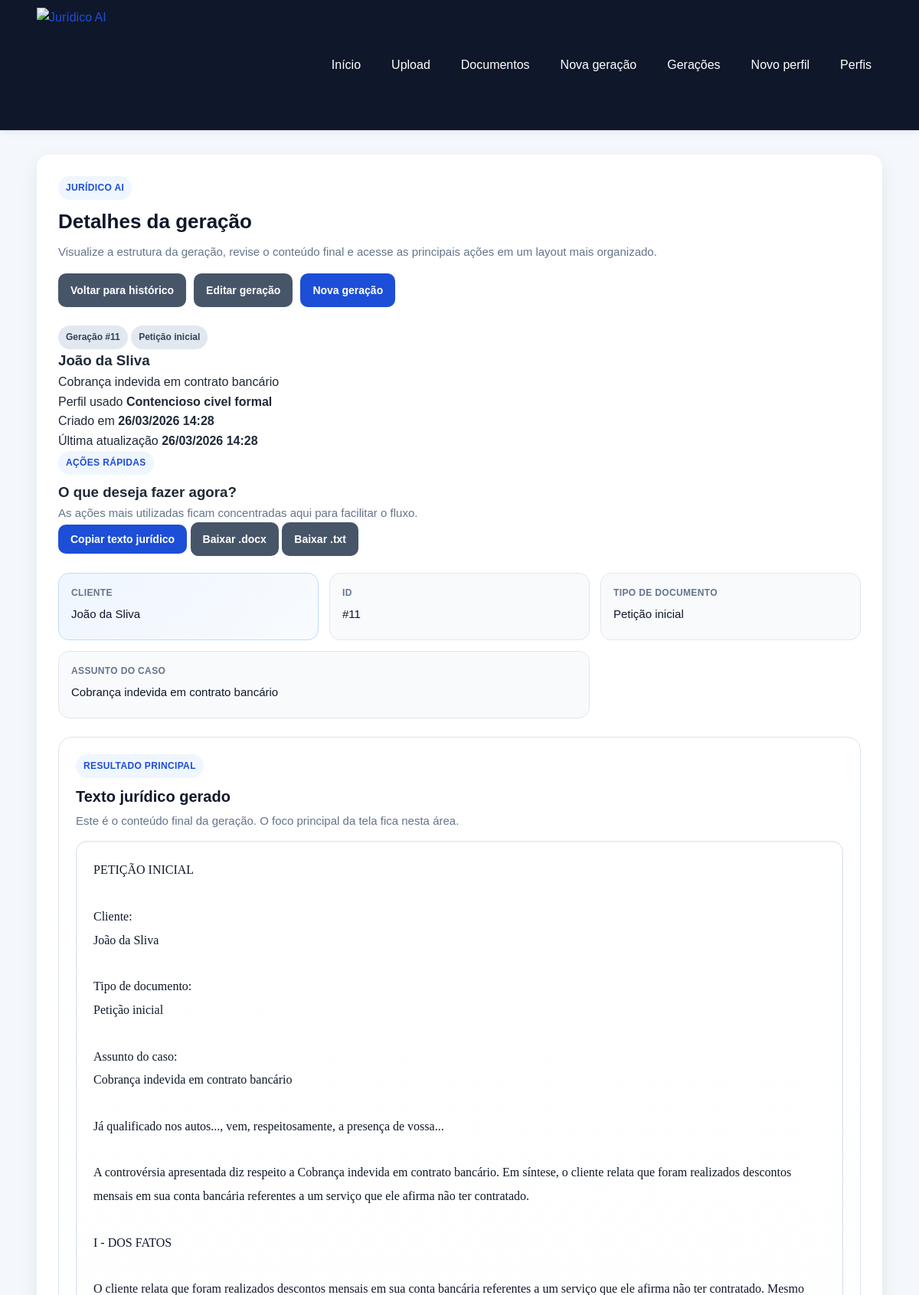
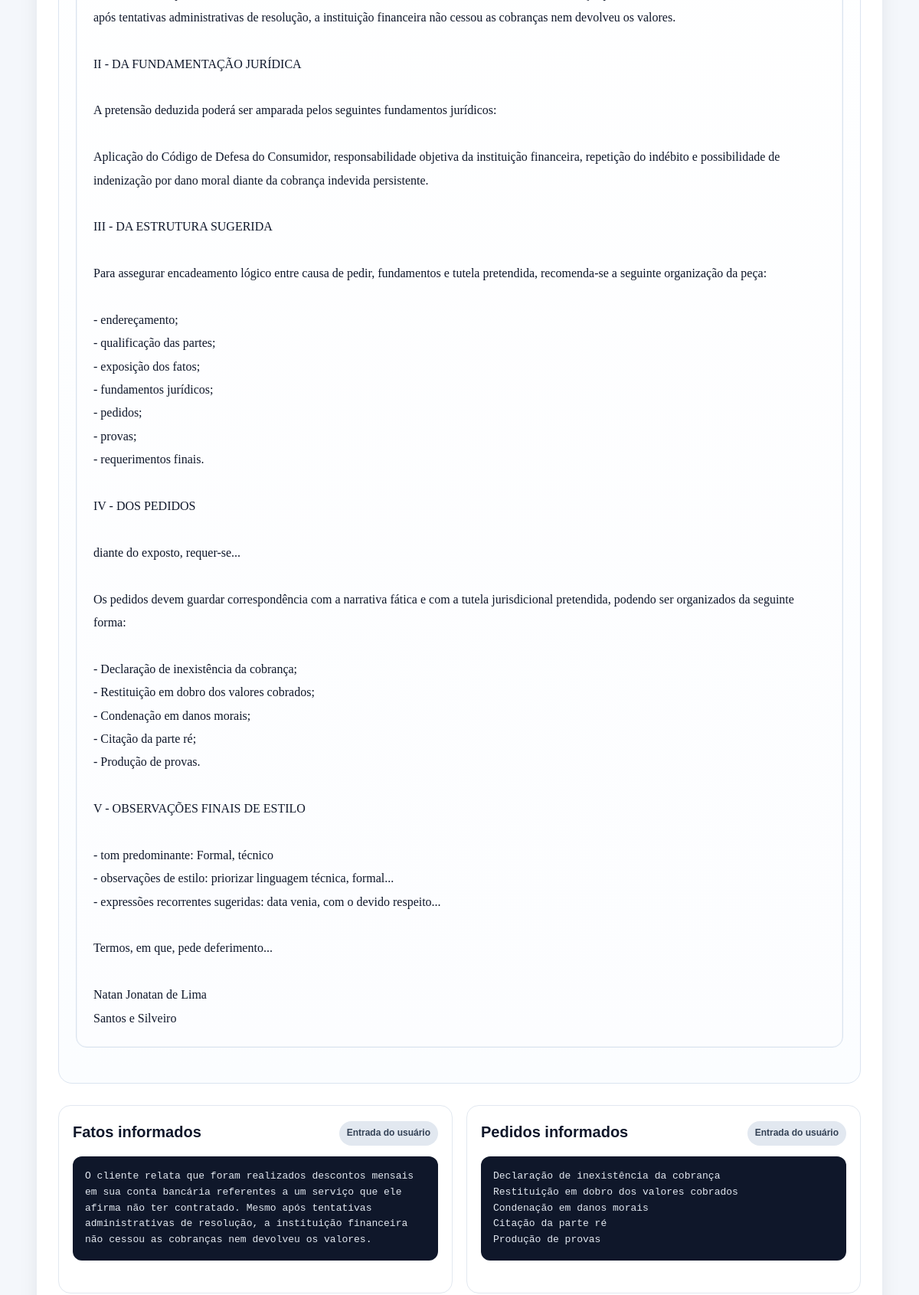
/generations/11 (upper part), run on an earlier commit of the app's database (2 pictures, top to bottom).
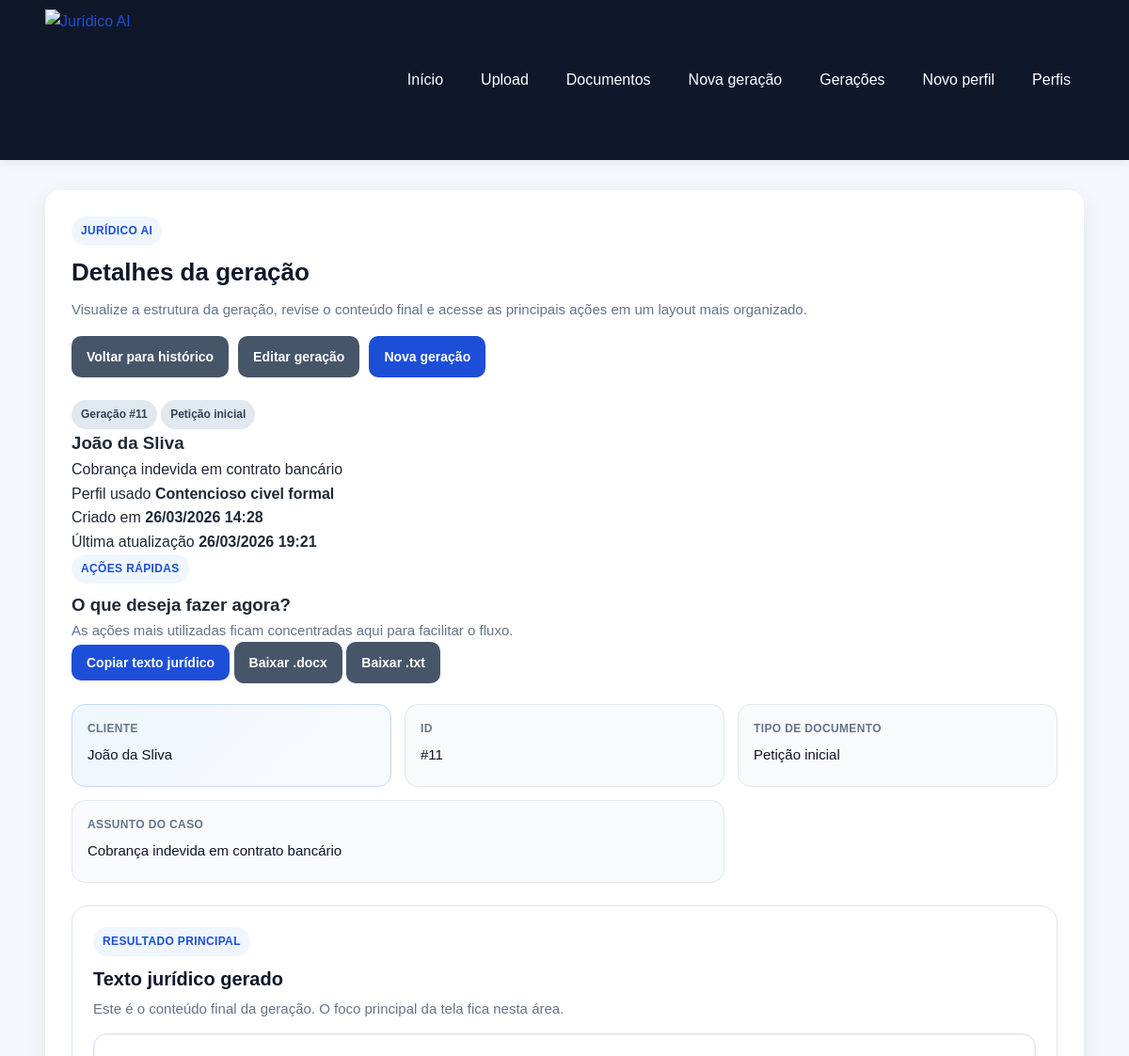
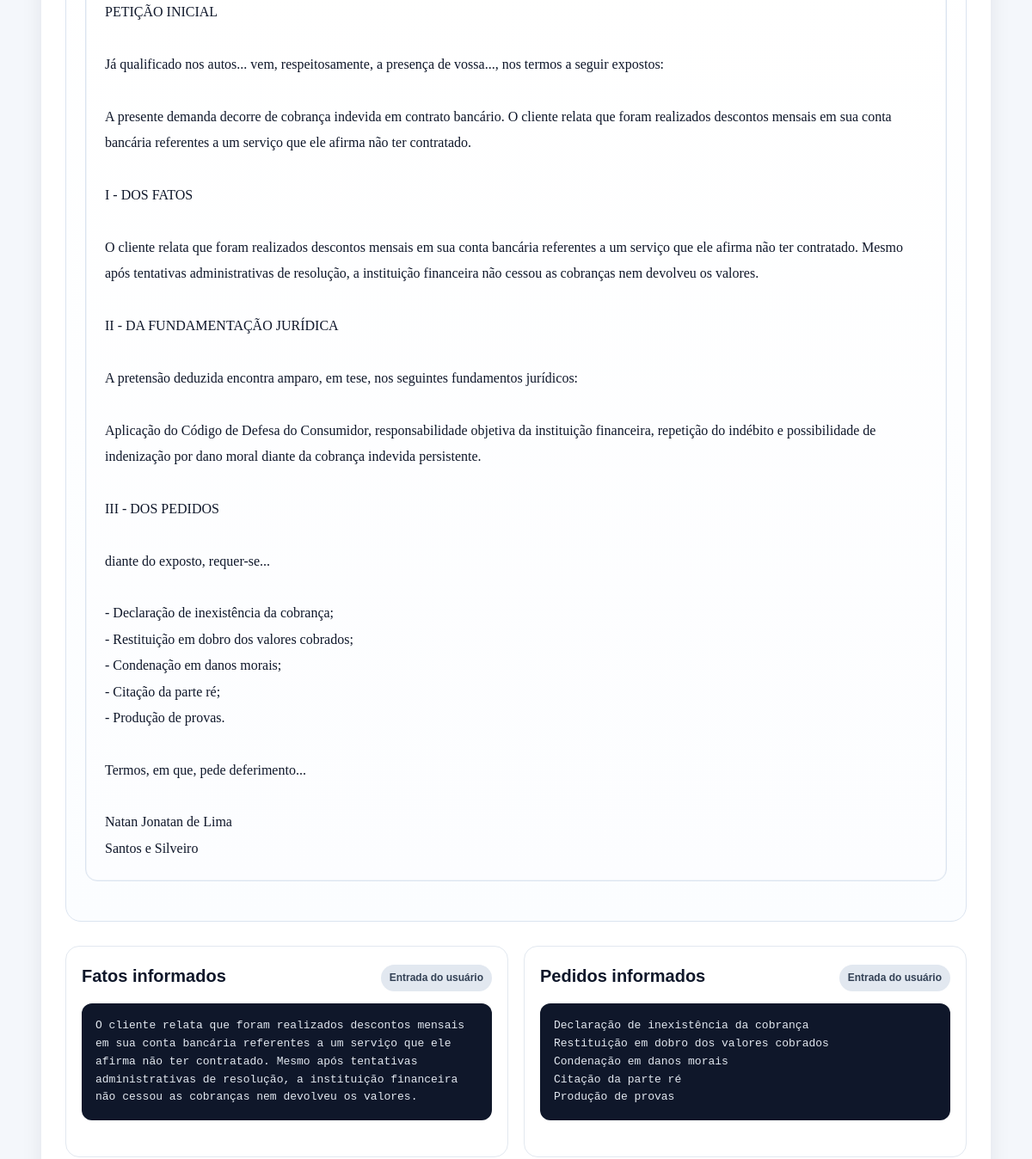
And on a later commit of the database (2 pictures, top to bottom).
### app/models/generation.py (models this page shows)
class Generation(Base):
    __tablename__ = "generations"
    id = Column(Integer, primary_key=True, index=True)
    client_name = Column(String(255), nullable=False)
    document_type = Column(String(255), nullable=False)
    case_subject = Column(String(255), nullable=False)
    facts = Column(Text, nullable=False)
    requests = Column(Text, nullable=False)
    legal_basis = Column(Text, nullable=True)
    context_used = Column(Text, nullable=False)
    generated_text = Column(Text, nullable=False)
    source_document_ids = Column(Text, nullable=True)
    writing_profile_id = Column(
        Integer,
        ForeignKey("writing_profiles.id"),
        nullable=True,
    )
    created_at = Column(
        DateTime,
        default=agora_brasil,
        nullable=False,
    )
    updated_at = Column(
        DateTime,
        default=agora_brasil,
        nullable=False,
    )
    writing_profile = relationship("WritingProfile")

### app/models/writing_profile.py (models this page shows)
class WritingProfile(Base):
    __tablename__ = "writing_profiles"
    id = Column(Integer, primary_key=True, index=True)
    profile_name = Column(String(150), nullable=False)
    lawyer_name = Column(String(150), nullable=True)
    office_name = Column(String(200), nullable=True)
    tone = Column(String(100), nullable=False, default="Formal")
    qualification_style = Column(
        Text,
        nullable=True,
        default="já qualificado(a) nos autos ou a ser devidamente qualificado(a)",
    )
    opening_phrase = Column(
        Text,
        nullable=True,
        default="vem, com o devido respeito, à presença de Vossa Excelência, apresentar a presente:",
    )
    closing_phrase = Column(
        Text,
        nullable=True,
        default="Termos em que,\nPede deferimento.",
    )
    request_intro = Column(
        Text,
        nullable=True,
        default="Diante do exposto, requer:",
    )
    legal_style_notes = Column(
        Text,
        nullable=True,
        default="Utilizar linguagem jurídica formal, objetiva e técnica.",
    )
    recurring_expressions = Column(
        Text,
        nullable=True,
        default="data venia; conforme entendimento jurisprudencial; nos termos da legislação aplicável",
    )
    is_active = Column(Boolean, default=False, nullable=False)
    created_at = Column(DateTime(timezone=True), server_default=func.now())

### app/routers/generations.py (the view)
@router.get("/{generation_id}")
def generation_detail(
    generation_id: int,
    request: Request,
    db: Session = Depends(get_db),
):
    geracao = buscar_geracao_por_id(db, generation_id)
    if not geracao:
        raise HTTPException(status_code=404, detail="Geração não encontrada.")
    document_ids = desserializar_ids_documentos(geracao.source_document_ids)
    documentos_base = listar_documentos_por_ids(db, document_ids) if document_ids else []
    return templates.TemplateResponse(
        "generation_detail.html",
        {
            "request": request,
            "title": "Detalhes da geração",
            "geracao": geracao,
            "documentos_base": documentos_base,
            "sucesso": request.query_params.get("sucesso"),
            "erro": request.query_params.get("erro"),
        },
    )

### app/templates/generation_detail.html (shortened to what this page needs)
{% extends "base.html" %}
{% block content %}
<section class="card card-detalhes-geracao detalhe-geracao-profissional">
    <div class="cabecalho-pagina cabecalho-geracao cabecalho-geracao-profissional">
        <div class="cabecalho-geracao-textos">
            <p class="etiqueta-secao">Jurídico AI</p>
            <h2>Detalhes da geração</h2>
            <p class="texto-suave">
                Visualize a estrutura da geração, revise o conteúdo final e acesse as principais ações em um layout mais organizado.
            </p>
        </div>
        <div class="acoes-topo">
            <a class="botao botao-secundario" href="/generations">Voltar para histórico</a>
            <a class="botao botao-secundario" href="/generations/{{ geracao.id }}/edit">Editar geração</a>
            <a class="botao" href="/generations/create">Nova geração</a>
        </div>
    </div>
    <section class="detalhe-geracao-hero">
        <div class="detalhe-geracao-identidade">
            <div class="detalhe-geracao-identidade-topo">
                <span class="badge badge-neutro">Geração #{{ geracao.id }}</span>
                <span class="badge badge-neutro">{{ geracao.document_type }}</span>
            </div>
            <h3>{{ geracao.client_name }}</h3>
            <p class="detalhe-geracao-assunto">
                {{ geracao.case_subject }}
            </p>
            <div class="detalhe-geracao-meta-lista">
                <div class="detalhe-geracao-meta-item">
                    <span class="detalhe-geracao-meta-label">Perfil usado</span>
                    <strong>
                        {{ geracao.writing_profile.profile_name if geracao.writing_profile else "Sem perfil" }}
                    </strong>
                </div>
                <div class="detalhe-geracao-meta-item">
                    <span class="detalhe-geracao-meta-label">Criado em</span>
                    <strong>
                        {{ geracao.created_at.strftime("%d/%m/%Y %H:%M") if geracao.created_at else "-" }}
                    </strong>
                </div>
                <div class="detalhe-geracao-meta-item">
                    <span class="detalhe-geracao-meta-label">Última atualização</span>
                    <strong>
                        {{ geracao.updated_at.strftime("%d/%m/%Y %H:%M") if geracao.updated_at else "-" }}
                    </strong>
                </div>
            </div>
        </div>
        <aside class="detalhe-geracao-acoes">
            <div class="detalhe-geracao-acoes-topo">
                <p class="etiqueta-secao">Ações rápidas</p>
                <h3>O que deseja fazer agora?</h3>
                <p class="texto-suave">
                    As ações mais utilizadas ficam concentradas aqui para facilitar o fluxo.
                </p>
            </div>
            <div class="detalhe-geracao-acoes-botoes">
                <button
                    type="button"
                    class="botao"
                    id="botao-copiar-texto"
                    onclick="copiarTextoJuridico()"
                >
                    Copiar texto jurídico
                </button>
                <a
                    class="botao botao-secundario"
                    href="/generations/{{ geracao.id }}/download-docx"
                >
                    Baixar .docx
                </a>
                <a
                    class="botao botao-secundario"
                    href="/generations/{{ geracao.id }}/download-txt"
                >
                    Baixar .txt
                </a>
            </div>
        </aside>
    </section>
    <div class="painel-resumo-geracao painel-resumo-geracao-profissional">
        <div class="info-box destaque-principal">
            <span class="info-label">Cliente</span>
            <span class="info-value">{{ geracao.client_name }}</span>
        </div>
        <div class="info-box">
            <span class="info-label">ID</span>
            <span class="info-value">#{{ geracao.id }}</span>
        </div>
        <div class="info-box">
            <span class="info-label">Tipo de documento</span>
            <span class="info-value">{{ geracao.document_type }}</span>
        </div>
        <div class="info-box info-box-largo">
            <span class="info-label">Assunto do caso</span>
            <span class="info-value">{{ geracao.case_subject }}</span>
        </div>
    </div>
    <section class="bloco-resultado-principal bloco-destaque-texto bloco-destaque-texto-profissional">
        <div class="cabecalho-resultado cabecalho-resultado-profissional">
            <div>
                <p class="etiqueta-secao">Resultado principal</p>
                <h3>Texto jurídico gerado</h3>
                <p class="texto-suave">
                    Este é o conteúdo final da geração. O foco principal da tela fica nesta área.
                </p>
            </div>
        </div>
        <div class="resultado-texto resultado-texto-claro resultado-texto-juridico">
            <pre id="texto-juridico">{{ geracao.generated_text }}</pre>
        </div>
    </section>
    <div class="grid-conteudo-auxiliar grid-conteudo-auxiliar-profissional">
        <section class="bloco-informativo">
            <div class="bloco-informativo-topo">
                <h3>Fatos informados</h3>
                <span class="badge badge-neutro">Entrada do usuário</span>
            </div>
            <div class="resultado-texto">
                <pre>{{ geracao.facts }}</pre>
            </div>
        </section>
        <section class="bloco-informativo">
            <div class="bloco-informativo-topo">
                <h3>Pedidos informados</h3>
                <span class="badge badge-neutro">Entrada do usuário</span>
            </div>
            <div class="resultado-texto">
                <pre>{{ geracao.requests }}</pre>
            </div>
        </section>
    </div>
</section>
{% endblock %}

### app/templates/base.html (shortened to what this page needs)
<!DOCTYPE html>
<html lang="pt-BR">
<head>
    <link rel="stylesheet" href="{{ url_for('static', path='css/style.css') }}?v=4.6">
</head>
<body>
    <header class="topo">
        <div class="container topo-conteudo">
            <a href="/" class="marca-link">
                <img
                    src="{{ url_for('static', path='img/logo-juridico-ai-sem-fundo.png') }}"
                    alt="Jurídico AI"
                    class="logo-juridico"
                >
            </a>
            <nav class="menu">
                <a href="/">Início</a>
                <a href="/documents/upload">Upload</a>
                <a href="/documents">Documentos</a>
                <a href="/generations/create">Nova geração</a>
                <a href="/generations">Gerações</a>
                <a href="/writing-profiles/create">Novo perfil</a>
                <a href="/writing-profiles">Perfis</a>
            </nav>
        </div>
    </header>
    <main class="container pagina-conteudo">
        {% block content %}{% endblock %}
    </main>
</body>
</html>

### app/static/css/style.css (style rules this page uses)
* { margin: 0; padding: 0; box-sizing: border-box; }
body { font-family: Arial, Helvetica, sans-serif; background: #f4f7fb; color: #1f2937; line-height: 1.6; }
a { color: #1d4ed8; text-decoration: none; }
.container { width: min(1180px, 92%); margin: 0 auto; }
.topo { background: #0f172a; color: #ffffff; padding: 10px 0; box-shadow: 0 2px 10px rgba(0, 0, 0, 0.08); }
.topo-conteudo { display: flex; justify-content: space-between; align-items: center; gap: 24px; flex-wrap: wrap; }
.marca-link { display: flex; align-items: center; text-decoration: none; flex-shrink: 0; }
.logo-juridico { display: block; height: 150px; width: auto; max-width: 100%; }
.menu { display: flex; gap: 12px; flex-wrap: wrap; }
.menu a { color: #ffffff; padding: 10px 14px; border-radius: 8px; transition: background 0.2s ease; }
.pagina-conteudo { padding: 32px 0; }
.card { background: #ffffff; border-radius: 16px; padding: 24px; box-shadow: 0 8px 24px rgba(15, 23, 42, 0.08); margin-bottom: 24px; }
.card-detalhes-geracao { padding: 28px; }
.cabecalho-pagina { display: flex; justify-content: space-between; align-items: flex-start; gap: 16px; flex-wrap: wrap; margin-bottom: 20px; }
.cabecalho-pagina h2 { font-size: 26px; color: #0f172a; margin-bottom: 6px; }
.cabecalho-geracao { margin-bottom: 24px; }
.etiqueta-secao { display: inline-block; margin-bottom: 8px; padding: 6px 10px; border-radius: 999px; background: #eff6ff; color: #1d4ed8; font-size: 12px; font-weight: 700; letter-spacing: 0.03em; text-transform: uppercase; }
.texto-suave { color: #64748b; font-size: 15px; }
.acoes-topo { display: flex; gap: 10px; flex-wrap: wrap; }
.botao, button.botao { display: inline-flex; align-items: center; justify-content: center; background: #1d4ed8; color: #ffffff; border: none; border-radius: 10px; padding: 11px 16px; font-size: 14px; font-weight: bold; cursor: pointer; transition: background 0.2s ease, transform 0.2s ease, opacity 0.2s ease; }
.botao-secundario { background: #475569; }
.grid-detalhes, .painel-resumo-geracao { display: grid; grid-template-columns: repeat(auto-fit, minmax(210px, 1fr)); gap: 14px; margin-bottom: 24px; }
.info-box { background: #f8fafc; border: 1px solid #e2e8f0; border-radius: 14px; padding: 16px; display: flex; flex-direction: column; gap: 6px; min-height: 88px; }
.info-box-largo { grid-column: span 2; }
.destaque-principal { background: linear-gradient(135deg, #eff6ff, #f8fbff); border: 1px solid #bfdbfe; }
.info-label { font-size: 12px; color: #64748b; text-transform: uppercase; font-weight: bold; letter-spacing: 0.03em; }
.info-value { font-size: 15px; color: #0f172a; word-break: break-word; }
.bloco-resultado-principal { margin-bottom: 28px; }
.bloco-destaque-texto { border: 1px solid #dbe4f0; border-radius: 18px; padding: 22px; background: linear-gradient(180deg, #ffffff 0%, #fbfdff 100%); }
.cabecalho-resultado { display: flex; justify-content: space-between; align-items: flex-start; gap: 16px; flex-wrap: wrap; margin-bottom: 14px; }
.cabecalho-resultado h3, .bloco-informativo h3 { font-size: 20px; color: #0f172a; margin-bottom: 4px; }
.resultado-texto { background: #0f172a; color: #e2e8f0; border-radius: 12px; padding: 16px; overflow-x: auto; margin-top: 12px; margin-bottom: 24px; }
.resultado-texto pre { white-space: pre-wrap; word-break: break-word; font-family: Consolas, Monaco, monospace; font-size: 13px; line-height: 1.6; }
.resultado-texto-claro { background: #ffffff; color: #0f172a; border: 1px solid #dbe4f0; box-shadow: inset 0 0 0 1px #f1f5f9; }
.resultado-texto-claro pre { font-family: "Times New Roman", Georgia, serif; font-size: 16px; line-height: 1.9; }
.resultado-texto-juridico { padding: 22px; border-radius: 14px; background-image: linear-gradient(to bottom, #ffffff 0%, #fcfdff 100%); }
.grid-conteudo-auxiliar { display: grid; grid-template-columns: repeat(2, minmax(0, 1fr)); gap: 18px; margin-bottom: 10px; }
.bloco-informativo { background: #ffffff; border: 1px solid #e2e8f0; border-radius: 16px; padding: 18px; margin-bottom: 22px; }
.bloco-informativo-topo { display: flex; justify-content: space-between; align-items: center; gap: 12px; flex-wrap: wrap; margin-bottom: 8px; }
.badge { display: inline-flex; align-items: center; justify-content: center; padding: 6px 10px; border-radius: 999px; font-size: 12px; font-weight: bold; }
.badge-neutro { background: #e2e8f0; color: #334155; }

What changed in the data, as far as the page shows it:
changed Generation "João da Sliva": updated_at "26/03/2026 14:28" → "26/03/2026 19:21"; generated_text "PETIÇÃO INICIAL Cliente: João da Sliva Tipo de documento: Petição inicial Assunto do caso: Cobrança indevida em contrato bancário Já qualificado nos autos..., vem, respeitosamente, a presença de vossa... A controvérsia apresentada diz respeito a Cobrança indevida em contrato bancário. Em síntese, o cliente relata que foram realizados descontos mensais em sua conta bancária referentes a um serviço que ele afirma não ter contratado. I - DOS FATOS O cliente relata que foram realizados descontos mensais em sua conta bancária referentes a um serviço que ele afirma não ter contratado. Mesmo após tentativas administrativas de resolução, a instituição financeira não cessou as cobranças nem devolveu…" → "PETIÇÃO INICIAL Já qualificado nos autos... vem, respeitosamente, a presença de vossa..., nos termos a seguir expostos: A presente demanda decorre de cobrança indevida em contrato bancário. O cliente relata que foram realizados descontos mensais em sua conta bancária referentes a um serviço que ele afirma não ter contratado. I - DOS FATOS O cliente relata que foram realizados descontos mensais em sua conta bancária referentes a um serviço que ele afirma não ter contratado. Mesmo após tentativas administrativas de resolução, a instituição financeira não cessou as cobranças nem devolveu os valores. II - DA FUNDAMENTAÇÃO JURÍDICA A pretensão deduzida encontra amparo, em tese, nos seguintes…"
